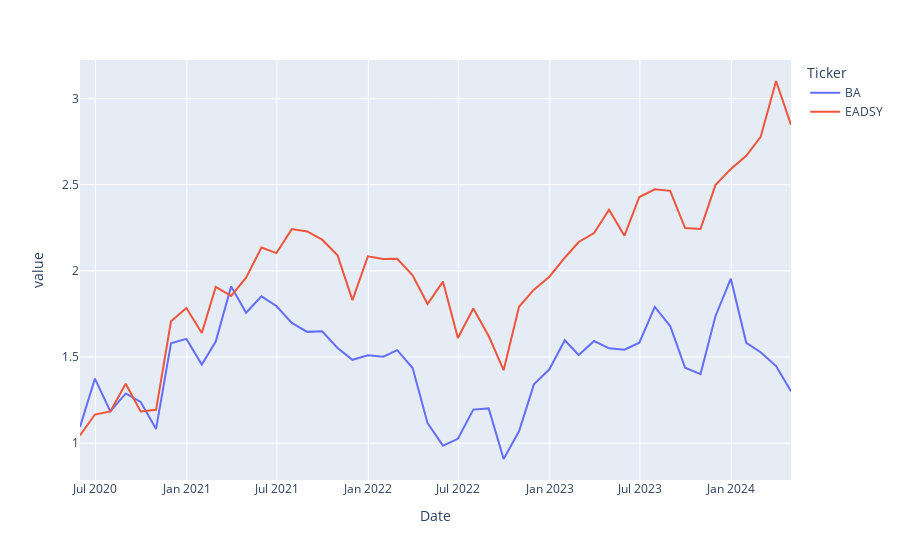

The cell this chart's notebook holds for it:
### Code cell
# Import in a custom plotting library
import plotly.express as px

# Let's plot the monthly returns of both these stocks
px.line(cumulative_ret)
